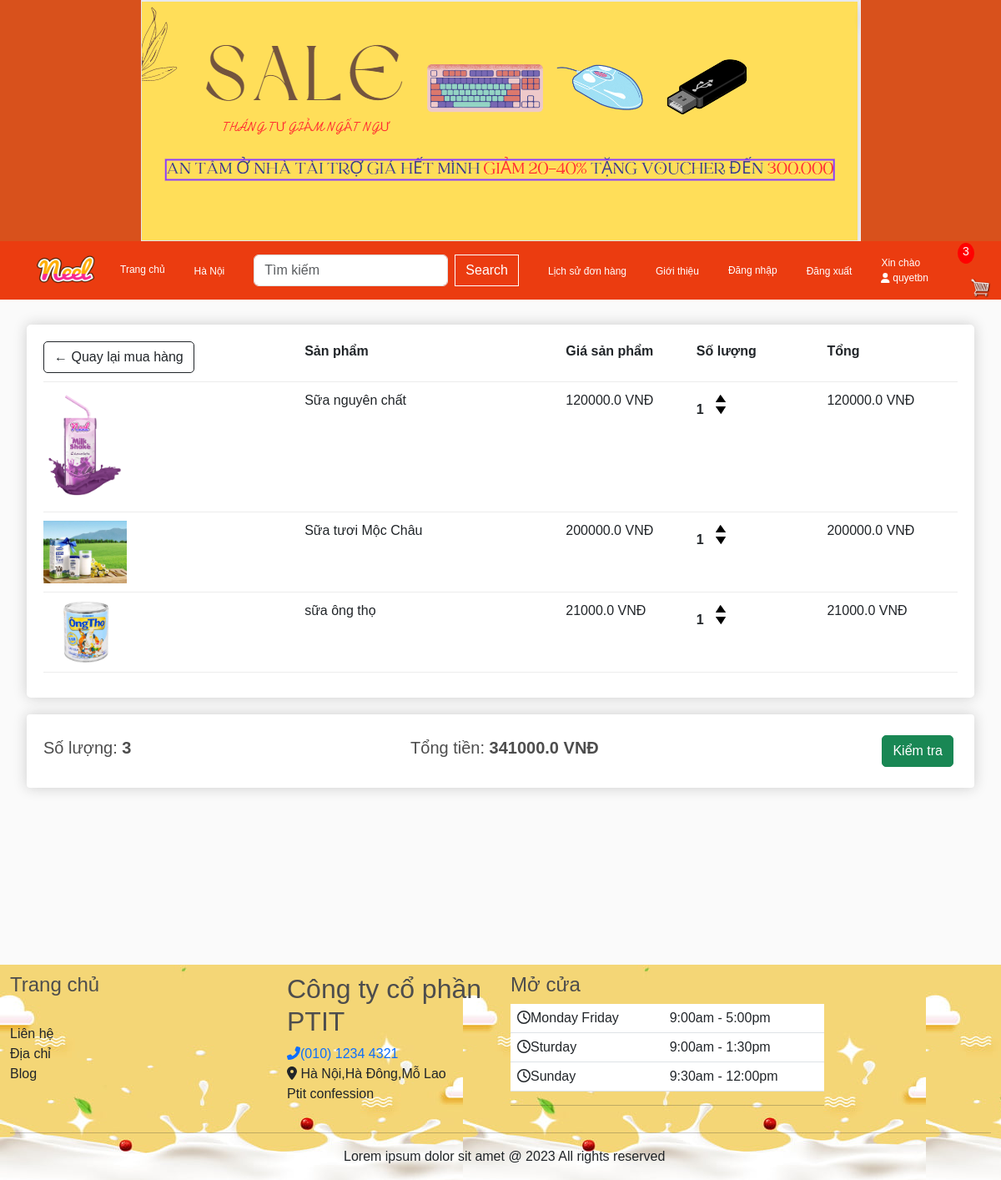
The app's page /cart/ (signed in) with its own data.
### pages/models.py (models this page shows, shortened)
class OrderItem(models.Model):
    product = models.ForeignKey(Product,on_delete=models.SET_NULL,blank=True,null=True)
    order = models.ForeignKey(Order,on_delete=models.SET_NULL,blank=True,null=True)
    quantity = models.IntegerField(default=0, null=True, blank=True)
    date_added=models.DateTimeField(auto_now_add=True)
    @property
    def get_total(self):
        total=self.product.price * self.quantity
        return total

class Product(models.Model):
    name = models.CharField(max_length=200,null=True)
    price = models.FloatField()
    digital=models.BooleanField(default=False, null=True,blank=False)
    image = models.ImageField(null=True,blank=True)
    @property
    def ImageURL(self):
        try:
            url= self.image.url
        except:
            url=''
        return url

class Order(models.Model):
    customer = models.ForeignKey(User,on_delete=models.SET_NULL,blank=True,null=True)
    date_order=models.DateTimeField(auto_now_add=True)
    complete=models.BooleanField(default=True,null=True,blank=False)
    transaction_id=models.CharField(max_length=200,null=True)
    @property
    def get_cart_items(self):
        orderitems= self.orderitem_set.all()
        total = sum([item.quantity for item in orderitems])
        return total
    @property
    def get_cart_total(self):
        orderitems= self.orderitem_set.all()
        total = sum([item.get_total for item in orderitems])
        return total

### pages/views.py (the view)
# urls.py: path("cart/", views.cart, name="cart"),
def cart(request):
    if request.user.is_authenticated:
        customer =  request.user
        order,created = Order.objects.get_or_create(customer=customer,complete=False)
        items =order.orderitem_set.all()
        cartItems = order.get_cart_items
        user_not_login="hidden"
        user_login="show"
    else:
        items=[]
        order={'get_cart_items':0, 'get_cart_total':0}
        cartItems = order['get_cart_items']
        user_not_login="show"
        user_login="hidden"
    context={'items':items, 'order':order,'cartItems':cartItems,'user_not_login':user_not_login,'user_login':user_login}
    return render(request,'app/cart.html',context)

### pages/templates/app/cart.html
{% extends 'app/base.html' %} {% load static %} {% block cart_content %}
<div class="row" style="width: 100%; margin: 0; padding: 20px">
  <div class="col-lg-12">
    <div class="box-element" style="padding: 20px; border-radius: 5px">
      <div class="cart-row">
        <div style="flex: 2">
          <a
            class="btn btn-outline-dark"
            href="{% url 'home' %}"
            style="border-radius: 5px"
            >&#x2190; Quay lại mua hàng</a
          >
        </div>
        <div style="flex: 2"><strong>Sản phẩm</strong></div>
        <div style="flex: 1"><strong>Giá sản phẩm</strong></div>
        <div style="flex: 1"><strong>Số lượng</strong></div>
        <div style="flex: 1"><strong>Tổng</strong></div>
      </div>
      {% for item in items %}
      <div class="cart-row">
        <div style="flex: 2">
          <img class="row-image" src="{{item.product.ImageURL}}" />
        </div>
        <div style="flex: 2"><p>{{item.product.name}} </p></div>
        <div style="flex: 1"><p>{{item.product.price}} VNĐ</p></div>
        <div style="flex: 1">
          <p class="quantity">{{item.quantity}}</p>
          <div class="quantity">
            <img
              data-product="{{item.product.id}}"
              data-action="add"
              class="chg-quantity update-cart"
              src="{% static  'app/images/arrow-up.png' %}"
            />
            <img
              data-product="{{item.product.id}}"
              data-action="remove"
              class="chg-quantity update-cart"
              src="{% static  'app/images/arrow-down.png' %}"
            />
          </div>
        </div>
        <div style="flex: 1"><p>{{item.get_total}} VNĐ</p></div>
      </div>
      {% endfor %}
    </div>
    <div
      class="box-element"
      style="
        display: flex;
        padding: 20px;
        justify-content: space-between;
        align-items: center;
        width: 100%;
		margin-top: 20px;
      "
    >
      <div>
        <h5>Số lượng: <strong>{{order.get_cart_items}}</strong></h5>
      </div>
      <div>
        <th>
          <h5>Tổng tiền:<strong> {{order.get_cart_total}} VNĐ</strong></h5>
        </th>
      </div>
      <div>
        <a
          style="float: right; margin: 5px; border-radius: 5px"
          class="btn btn-success"
          href="{% url 'checkout' %}"
          >Kiểm tra</a
        >
      </div>
    </div>
  </div>
</div>
{% endblock cart_content %}

### pages/templates/app/base.html (shortened to what this page needs)
{% load static %}
<html>
<head>
    <link href="https://cdn.jsdelivr.net/npm/bootstrap@5.3.0-alpha1/dist/css/bootstrap.min.css" rel="stylesheet">
    <link href="{%static 'app/css/style.css' %} " rel="stylesheet" />
    <link href="{%static 'app/css/owl.carousel.min.css' %} " rel="stylesheet" />
    <link href="{%static 'app/css/all.min.css' %} " rel="stylesheet" />
    <link rel="stylesheet" type="text/css" href="{% static 'app/css/main.css'%}">
	<link rel="stylesheet" href="https://cdnjs.cloudflare.com/ajax/libs/font-awesome/6.4.0/css/all.min.css" />
	<link href="{%static 'app/css/style1.css' %} " rel="stylesheet"  href="style1.css"/>
</head>
<body>
	<header>
	<img src=" app/images/banner1.png" alt="">
</header>
<nav >
	<div class="container-fluid">
	<ul style="margin: 0;">
		<li><a  href="{% url 'home' %}"><img style="margin-right:30px" src=" {% static 'app/images/Neel.png' %} " width="70" height="70" alt="">Trang chủ</a></li>
		<li><a href="">Hà Nội</a></li>
		<li><a href=""></a> <form class="d-flex" role="search" method =POST action="{% url 'search' %}">
			<input class="form-control me-2" type="search" placeholder="Tìm kiếm" aria-label="Search" name="searched">
			<button style="    color: white;border: 1px solid;" class="btn btn-outline-success" type="submit">Search</button>
		  </form></li>
		<li><a href="">Lịch sử đơn hàng</a></li>
		<li><a href="{% url 'introduce' %}">Giới thiệu</a></li>
		<li><a href="{% url 'login' %}">Đăng nhập</a></li>
<li><a href="{% url 'logout' %}">Đăng xuất</a></li>
    <li>
      <a href="">
        <div class="form-inline my-2 my-lg-0" style="visibility: {{user_login}}">
          <div> Xin chào
            <br>
            <i class="fa-solid fa-user">
            </i> {{request.user}}
          </div>
         </div>
      </a>
    </li>
<li>
  <div class="form-inline my-2 my-lg-0">
    <a  href="{%url 'cart' %}">
      <p id="cart-total">{{cartItems}}</p>
      <img id ="cart-icon" src="{% static 'images/cart.png' %}">
    </a>
    </div>
    </li>
	</ul>
</div>
</nav>
</body>
</html>
<body>
{% block cart_content %}{% endblock cart_content %}
<br>
<br><br><br>
<br><br><br><br>
<footer style="background-image: url('../../static/app/images/banner/baner_footer2.jpg');width: 100%;" >
  <div class="container">
      <div class="footer-top">
          <div class="row">
              <div class="col-md-4 col-lg-3 about-footer">
                <h4>Trang chủ</h4>
                      <br/>Liên hệ
                      <br/>Địa chỉ
                      <br/>Blog
                      <br/>
                    <br/>
              </div>
              <div class="col-md-6 col-lg-3 page-more-info">
                  <div class="footer-title">
                    <ul>
                        <h2>Công ty cổ phần PTIT</h2>
                        <li><a href="tel:(010) 1234 4321"><i class="fas fa-phone fa-flip-horizontal"></i>(010) 1234 4321</a></li>
                        <li><i class="fas fa-map-marker-alt"></i>
                            Hà Nội,Hà Đông,Mỗ Lao
                            <br/>Ptit confession
                            <br/>
                        </li>
                    </ul>
                  </div>
              </div>
              <div class="col-md-6 col-lg-4 open-hours">
                  <div class="footer-title">
                      <h4>Mở cửa</h4>
                  </div>
                  <table class="table">
                      <tbody>
                          <tr>
                              <td><i class="far fa-clock"></i>Monday Friday</td>
                              <td>9:00am - 5:00pm</td>
                          </tr>
                          <tr>
                              <td><i class="far fa-clock"></i>Sturday</td>
                              <td>9:00am - 1:30pm</td>
                          </tr>
                          <tr>
                              <td><i class="far fa-clock"></i>Sunday</td>
                              <td>9:30am - 12:00pm</td>
                          </tr>
                      </tbody>
                  </table>
                  <hr>
              </div>
          </div>
      </div>
      <hr>
      <div class="footer-bottom">
          <div class="row">
              <div class="col-sm-4">
              </div>
              <div class="col-sm-8">
                  <p>Lorem ipsum dolor sit amet @ 2023 All rights reserved</p>
              </div>
          </div>
      </div>
  </div>
</footer>
</body>
</html>

### pages/static/app/css/main.css (style rules this page uses)
body { background-color: hsl(0, 0%, 98%); }
h1,h2,h3,h4,h5,h6 { color:hsl(0, 0%, 30%); }
.box-element { box-shadow:hsl(0, 0%, 80%) 0 0 16px; background-color: #fff; border-radius: 4px; padding: 5px; }
#cart-icon { width:25px; display: inline-block; margin-left: 15px; }
#cart-total { display: block; text-align: center; color:#fff; background-color: red; width: 20px; height: 25px; border-radius: 50%; font-size: 14px; }
.col-lg-3, .col-lg-4, .col-lg-6, .col-lg-8, .col-lg-12 { margin-top: 10px; }
.btn { border-radius: 0; }
.row-image { width: 100px; }
.cart-row { display: flex; align-items: flex-stretch; padding-bottom: 10px; margin-bottom: 10px; border-bottom: 1px solid #ececec; }
.quantity { display: inline-block; font-weight: 700; padding-right:10px; }
.chg-quantity { width: 12px; cursor: pointer; display: block; margin-top: 5px; transition:.1s; }

### pages/static/app/css/style1.css (style rules this page uses)
* { margin: 0; padding: 0; box-sizing: border-box; font-family: Arial, Helvetica, sans-serif; }
ul { list-style: none; }
.container { max-width: 1200px; margin: auto; }
a { text-decoration: none; }
header { background-color: rgb(216, 81, 28); text-align: center; }
nav { background-color: rgb(235, 60, 16); }
nav ul { display: flex; justify-content: space-between; align-items: center; }
nav ul li a { color :white; font-size: 12px; }
nav ul li:nth-child(3) { position: relative; }

### records on screen
OrderItem: product.ImageURL (picture), product.name "Sữa nguyên chất", product.price "120000.0", quantity "1", get_total "120000.0"
OrderItem: product.ImageURL (picture), product.name "Sữa tươi Mộc Châu", product.price "200000.0", quantity "1", get_total "200000.0"
OrderItem: product.ImageURL (picture), product.name "sữa ông thọ", product.price "21000.0", quantity "1", get_total "21000.0"
Order: get_cart_items "3", get_cart_total "341000.0"

### other values on screen
{{ request.user }} "quyetbn"
{{ cartItems }} "3"
